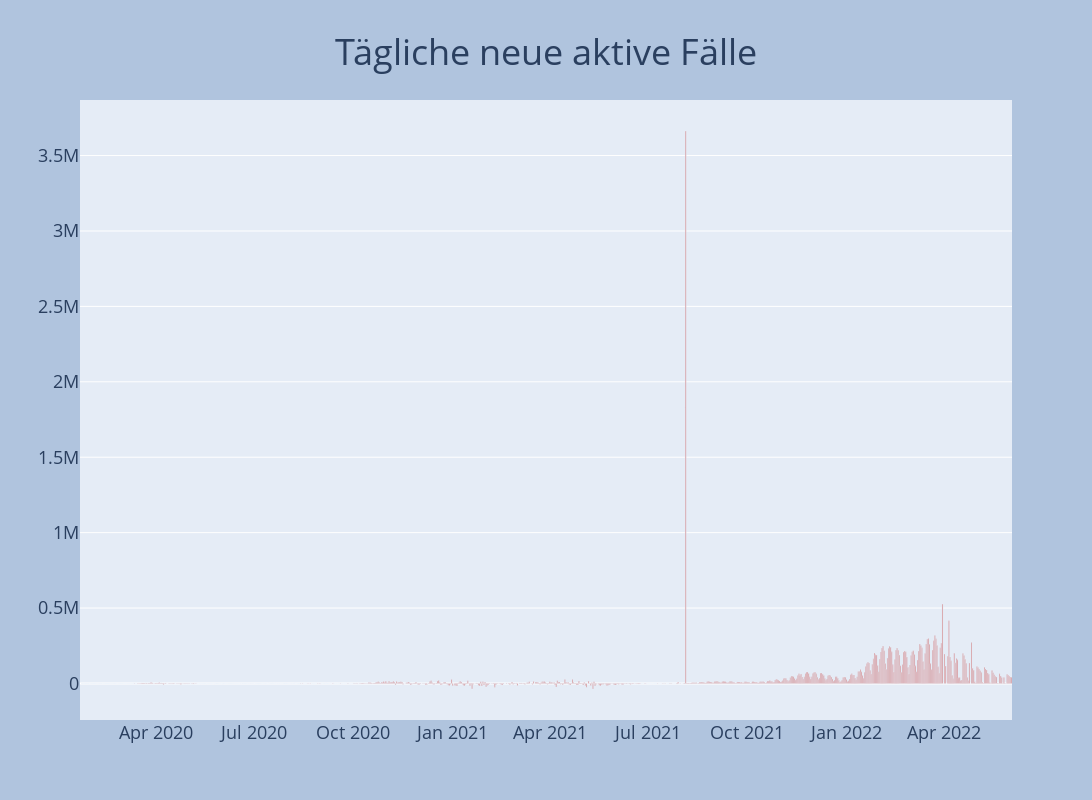

This figure's notebook cell:
### Code cell
fig = go.Figure()
fig.add_trace(go.Bar(x=df.datum, y=df.neu_aktiv, marker_color='indianred'))
fig = plot_layout(fig, 'Tägliche neue aktive Fälle')
fig.show()

### Figure 1 — Plotly figure (JSON) as saved in the notebook; plotly's stock layout.template omitted (floating-point values rounded to 4 significant figures; data arrays with more than 128 entries replaced by an {"elided": "..."} marker saying what was removed)
{"data": [{"marker": {"color": "indianred"}, "type": "bar", "x": {"elided": "864 str values"}, "y": {"elided": "864 int values"}}], "layout": {"autosize": false, "height": 800, "hovermode": "x", "legend": {"bgcolor": "lightgray", "font": {"color": "black", "size": 18}, "x": 0.05, "y": 0.95}, "paper_bgcolor": "LightSteelBlue", "title": {"font": {"size": 36}, "text": "Tägliche neue aktive Fälle", "x": 0.5, "xanchor": "center", "y": 0.95}, "width": 1600, "xaxis": {"tickfont": {"size": 18}}, "yaxis": {"tickfont": {"size": 18}}}}
